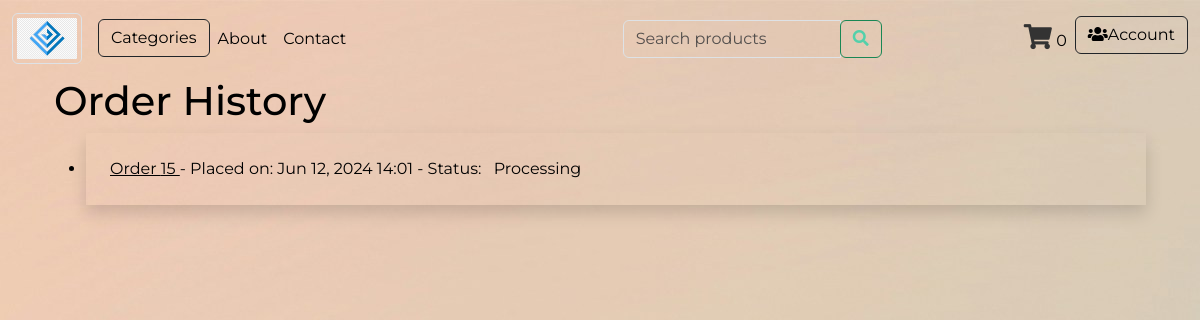
Page /orders/order_history/ (signed in) on the earlier database version.
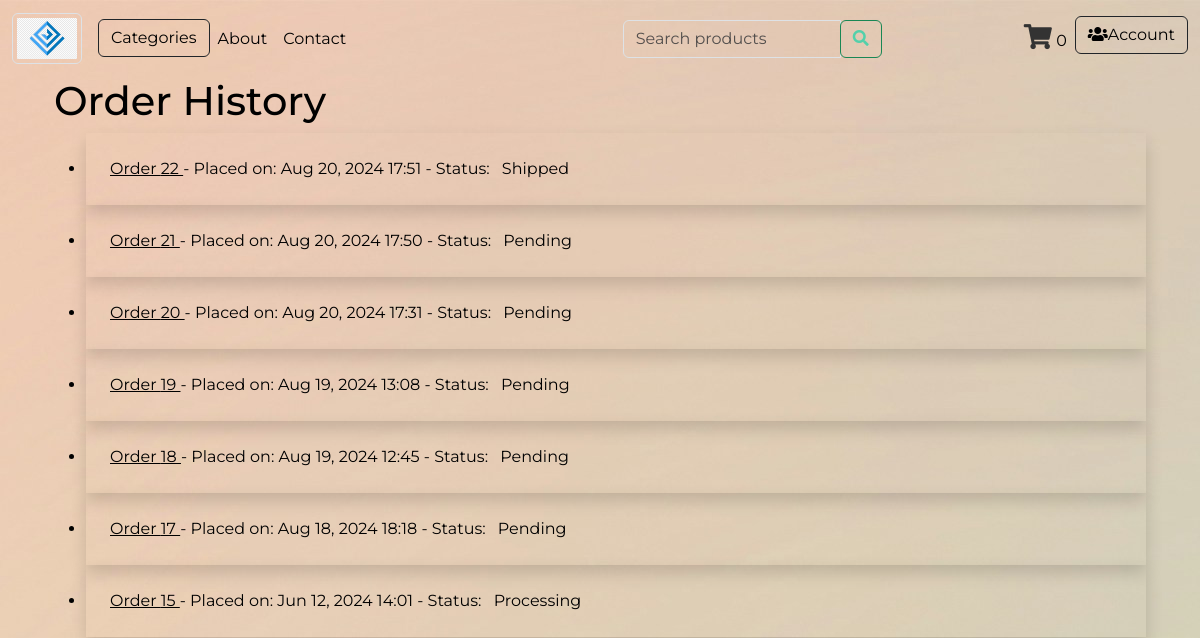
Same page on the later database version.
### orders/models.py (models this page shows, shortened)
class Order(models.Model):
    PAYMENT_CHOICES = [
        ('COD', 'Cash on Delivery'),
        ('Bkash', 'Bkash'),
        ('Credit Card', 'Credit Card'),
    ]
    STATUS_CHOICES = [
        ('Pending', 'Pending'),
        ('Processing', 'Processing'),
        ('Shipped', 'Shipped'),
        ('Delivered', 'Delivered'),
        ('Cancelled', 'Cancelled'),
    ]
    user = models.ForeignKey(settings.AUTH_USER_MODEL, on_delete=models.CASCADE, related_name='orders')
    first_name = models.CharField(max_length=50)
    last_name = models.CharField(max_length=50)
    phone = models.CharField(max_length=20, blank=False)
    address = models.CharField(max_length=250)
    postal_code = models.CharField(max_length=20)
    city = models.CharField(max_length=100)
    order_placed = models.DateTimeField(auto_now_add=True)
    updated = models.DateTimeField(auto_now=True)
    payment = models.CharField(max_length=20, choices=PAYMENT_CHOICES, default='COD')
    status = models.CharField(max_length=20, choices=STATUS_CHOICES, default='Pending')
    class Meta:
        ordering = ('-order_placed',)

### orders/views.py (the view)
# urls.py: path('order_history/', views.order_history, name='order_history'),
@login_required
def order_history(request):
    orders = request.user.orders.all()
    return render(request, 'order/order_history.html', {'orders': orders})

### templates/order/order_history.html (shortened to what this page needs)
{% extends "header.html" %}
{% block content %}
<div class="container mx-auto px-4 py-8">
    <h1 class="text-3xl font-bold mb-6">Order History</h1>
    <ul class="space-y-4">
        {% for order in orders %}
        <li class="bg-white shadow rounded-lg p-4">
            <a href="{% url 'order:order_detail' order.id %}" class="text-blue-600 hover:text-blue-800 font-semibold">
                Order {{ order.id }}
            </a> -
            <span class="block sm:inline">Placed on: <time datetime="{{ order.order_placed }}">
                    {{ order.order_placed|date:"M d, Y H:i" }}</time></span> -
            <span class="block sm:inline">Status:
                <span
                    class="inline-block px-2 py-1 rounded-full text-red-500 {% if order.status == 'Pending' %} bg-yellow-500 {% elif order.status == 'Processing' %} bg-blue-500 {% elif order.status == 'Shipped' %} bg-indigo-500 {% elif order.status == 'Delivered' %} bg-green-500 {% elif order.status == 'Cancelled' %} bg-red-500 {% endif %}">
                    {{ order.get_status_display }}
                </span>
            </span>
        </li>
        {% endfor %}
    </ul>
</div>
{% endblock %}

Differences in the rows shown:
added Order: id "22", order_placed "Aug 20, 2024 17:51", status "Shipped"
added Order: id "21", order_placed "Aug 20, 2024 17:50", status "Pending"
added Order: id "20", order_placed "Aug 20, 2024 17:31", status "Pending"
added Order: id "19", order_placed "Aug 19, 2024 13:08", status "Pending"
added Order: id "18", order_placed "Aug 19, 2024 12:45", status "Pending"
added Order: id "17", order_placed "Aug 18, 2024 18:18", status "Pending"
